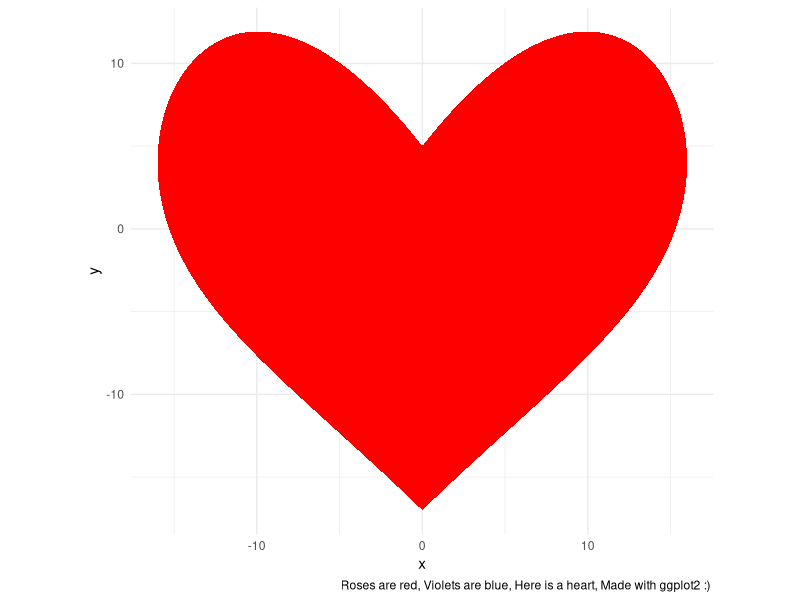

Write the R code that produced this figure.
library(tidyverse)

t <- seq(-pi, 0, .001)
x1 <- 16 * (sin(t))^2
x2 <- -x1
y <-  13 * cos(t) - 5 * cos(2*t) - 2 * cos(3*t) - cos(4 * t)



data.frame(t =t,
           x1= x1,
           x2 =x2,
           y =y
) %>% 
  gather(side, x, x1, x2) %>% 
  ggplot(aes(x,y)) +
  geom_polygon(fill="red") + 
  coord_fixed() +
  theme_minimal() +
  labs(caption = "Roses are red, Violets are blue, Here is a heart, Made with ggplot2 :) ")
